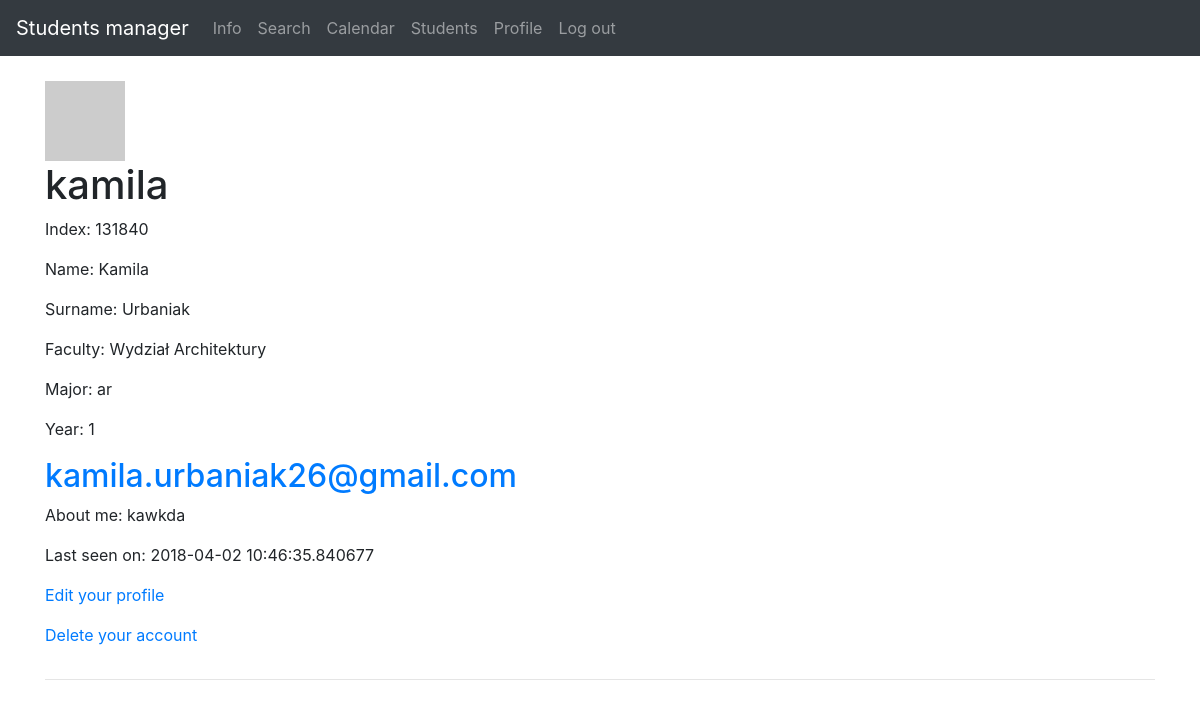
The app's page /students/131840 (signed in) with its own data.
### models.py (models this page shows, shortened)
class User(db.Model, UserMixin):
    __tablename__ = 'user'
    __searchable__ = ['username']
    id = Column(Integer, autoincrement=True, primary_key=True)
    username = Column(String(25), default='', unique=True)
    active = Column(Boolean, default=True)
    email = Column(String(200), unique=True)
    password = Column(String(200), default='')
    admin = Column(Boolean, default=False)
    confirmed = Column(db.Boolean, nullable=False, default=False)
    confirmed_on = Column(db.DateTime, nullable=True)
    registered_on = Column(db.DateTime, nullable=False)
    about_me = Column(String(140))
    last_seen = Column(DateTime, default=datetime.utcnow)
    student = db.relationship('Student', backref='user', primaryjoin="User.id ==Student.user_id", uselist=False)
    def get_id(self):
        return self.id
    def avatar(self, size):
        digest = md5(self.email.lower().encode('utf-8')).hexdigest()
        return 'https://www.gravatar.com/avatar/{}?d=identicon&s={}'.\
            format(digest, size)

class Student(db.Model):
    __tablename__ = 'student'
    __searchable__ = ['index']
    id = Column(Integer, autoincrement=True, primary_key=True)
    user_id = Column(Integer, ForeignKey('user.id'))
    index = Column(Integer, unique=True)
    name = Column(String(25), default='')
    surname = Column(String(25), default='')
    year = Column(String(1), default='')
    faculty = db.relationship('Faculty', backref='student', primaryjoin="Student.id == Faculty.student_id", uselist=False)
    secretary = Column(Boolean, default=False)

class Faculty(db.Model):
    __tablename__ = 'faculty'
    __searchable__ = ['name']
    id = Column(Integer, autoincrement=True, primary_key=True)
    name = Column(String(25), default='')
    major = db.relationship('Major', backref='faculty', primaryjoin="Faculty.id == Major.faculty_id", uselist=False)
    student_id = Column(Integer, ForeignKey('student.id'))

class Major(db.Model):
    __tablename__ = 'major'
    __searchable__ = ['name']
    id = Column(Integer, autoincrement=True, primary_key=True)
    name = Column(String(25), default='')
    year = db.relationship('Year', backref='major', primaryjoin="Major.id == Year.major_id", uselist=False)
    faculty_id = Column(Integer, ForeignKey('faculty.id'))

class Year(db.Model):
    __tablename__ = 'year'
    __searchable__ = ['subject']
    id = Column(Integer, autoincrement=True, primary_key=True)
    nr = Column(String(2), default='')
    group = Column(String(2))
    major_id = Column(Integer, ForeignKey('major.id'))

### students.py (the view)
@app.route('/students/<int:index>', methods=['GET'])
@login_required
def student(index):
    st = Student.query.filter(Student.index == index).first()
    return render_template('user/profile.html', user=current_user, student=st)

### user.py (called while the page is built)
@lm.user_loader
def load_user(user_id):
    return User.query.filter(User.id == user_id).first()

@app.before_request
def before_request():
    if current_user.is_authenticated:
        current_user.last_seen = datetime.utcnow()
        db.session.commit()

### templates/user/profile.html
{% extends "_base.html" %}
{% block content %}
    <table>
        <tr valign="top">
            <br>
            <img src="{{ user.avatar(128) }}">
            <h1>{{ user.username }}</h1>
            <p> Index: {{ student.index }}</p>
            <p> Name: {{ student.name }}</p>
            <p> Surname: {{ student.surname }}</p>
            <p> Faculty: {{ student.faculty.name }}</p>
            <p> Major: {{ student.faculty.major.name }}</p>
            <p> Year: {{ student.faculty.major.year.nr }}</p>
            <h2><a class="u-email" href="mailto:{{ user.email }}">{{ user.email }}</a></h2>
            {% if user.about_me %}<p>About me: {{ user.about_me }}</p>{% endif %}
                {% if user.last_seen %}<p>Last seen on: {{ user.last_seen }}</p>{% endif %}
        {% if user == current_user %}
                <p><a href="{{ url_for('edit_profile', index=current_user.student.index)}}">Edit your profile</a></p>
                <p><a href="{{ url_for('delete_account', index=current_user.student.index)}}">Delete your account</a></p>
                {% endif %}
        </tr>
    </table>
    <hr>
{% endblock %}

### templates/_base.html (shortened to what this page needs)
<!doctype html>
<html lang=en>
<head>
  <link rel="stylesheet" href="https://maxcdn.bootstrapcdn.com/bootstrap/4.0.0/css/bootstrap.min.css"
>
</head>
<body>
  <nav class="navbar navbar-expand-md navbar-dark bg-dark">
    <a class="navbar-brand" href="#">Students manager</a>
    <div class="collapse navbar-collapse">
      <ul class="navbar-nav mr-auto">
        <li class="nav-item{% if page_id == 'info' %} active{% endif %}">
          <a class="nav-link" href="{{ url_for('info') }}">Info</a>
            <li><a class="nav-link" href="{{ url_for('search')}}">Search</a></li>
        </li>
      <ul class="nav navbar-nav">
          {% if current_user.is_authenticated %}
              <li><a class="nav-link" href="{{ url_for('calendar')}}">Calendar</a></li>
              <li><a class="nav-link" href="{{ url_for('students')}}">Students</a></li>
              <li><a class="nav-link" href="{{ url_for('student', index=current_user.student.index)}}">Profile</a></li>
          <li><a class="nav-link" href="{{ url_for('logout')}}">Log out</a></li>
          {% else %}
          <li><a class="nav-link" href="{{ url_for('login')}}">Log in</a></li>
              <li><a class="nav-link" href="{{ url_for('register') }}">Registration</a></li>
        </li>
          {% endif %}
      </ul>
      </ul>
    </div>
  </nav>
  <div class="container">
    <div class="row">
      <div class="col-12">
      </div>
    </div>
    {% block content %}{% endblock %}
  </div>
</body>
</html>

### records on screen
User: username "kamila", email "kamila.urbaniak26@gmail.com", about_me "kawkda", last_seen "2018-04-02 10:46:35.840677"
Student: index "131840", name "Kamila", surname "Urbaniak"
Faculty: faculty.name "Wydział Architektury"
Major: faculty.major.name "ar"
Year: faculty.major.year.nr "1"
